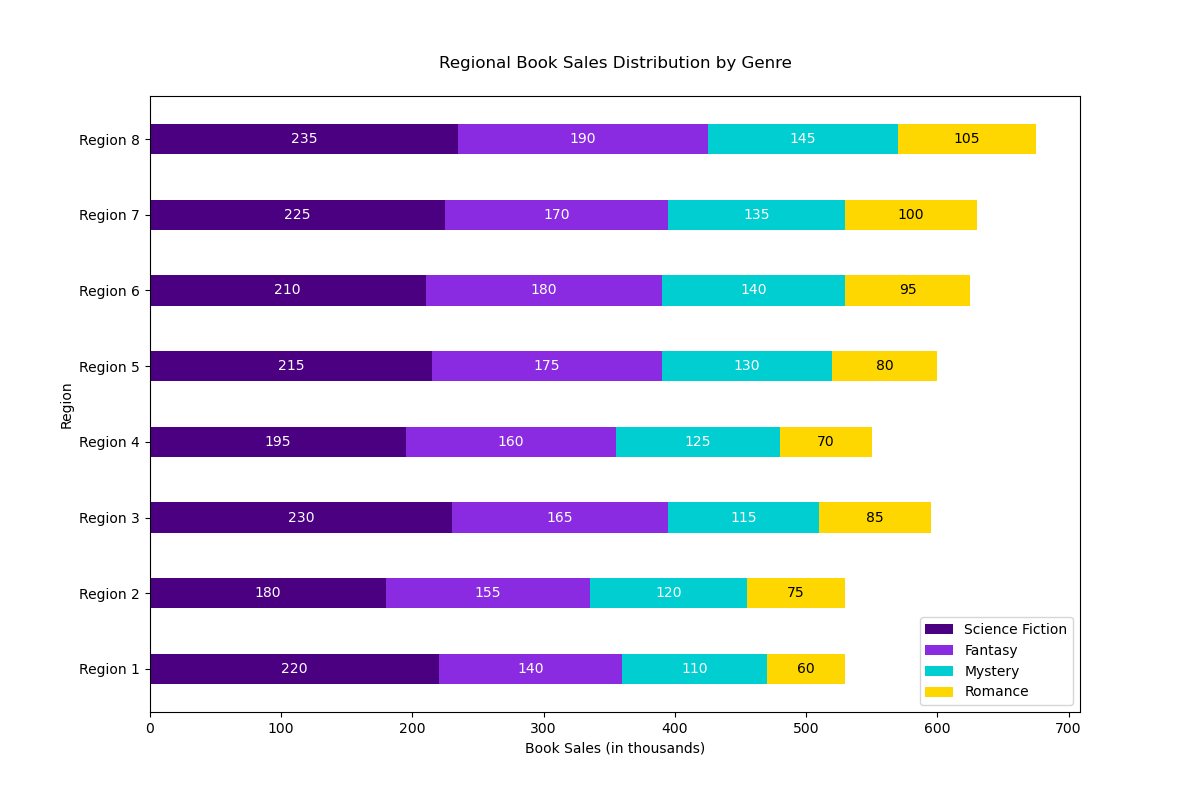

Reproduce this figure in Python.

import matplotlib.pyplot as plt
import numpy as np

# Data
categories = ['Region 1', 'Region 2', 'Region 3', 'Region 4', 'Region 5', 'Region 6', 'Region 7', 'Region 8']
science_fiction = [220, 180, 230, 195, 215, 210, 225, 235]
fantasy = [140, 155, 165, 160, 175, 180, 170, 190]
mystery = [110, 120, 115, 125, 130, 140, 135, 145]
romance = [60, 75, 85, 70, 80, 95, 100, 105]

bar_height = 0.4
fig, ax = plt.subplots(figsize=(12, 8))

# Location of bars on y-axis
ind = np.arange(len(categories))

# Stacked bar chart
plt.barh(ind, science_fiction, height=bar_height, color='#4B0082')
plt.barh(ind, fantasy, height=bar_height, left=science_fiction, color='#8A2BE2')
plt.barh(ind, mystery, height=bar_height, left=np.add(science_fiction, fantasy), color='#00CED1')
plt.barh(ind, romance, height=bar_height, left=np.add(science_fiction, np.add(fantasy, mystery)), color='#FFD700')

# Labels and Titles
ax.set_xlabel('Book Sales (in thousands)')
ax.set_title('Regional Book Sales Distribution by Genre', pad=20)
ax.set_yticks(ind)
ax.set_yticklabels(categories)
ax.set_ylabel('Region')

# Legend
plt.legend(['Science Fiction', 'Fantasy', 'Mystery', 'Romance'], loc='lower right')

# Adding numerical labels
for i in range(len(categories)):
    plt.text(science_fiction[i] / 2, i, str(science_fiction[i]), ha='center', va='center', color='white')
    plt.text(science_fiction[i] + fantasy[i] / 2, i, str(fantasy[i]), ha='center', va='center', color='white')
    plt.text(science_fiction[i] + fantasy[i] + mystery[i] / 2, i, str(mystery[i]), ha='center', va='center', color='white')
    plt.text(science_fiction[i] + fantasy[i] + mystery[i] + romance[i] / 2, i, str(romance[i]), ha='center', va='center', color='black')

# Display the chart
plt.show()
